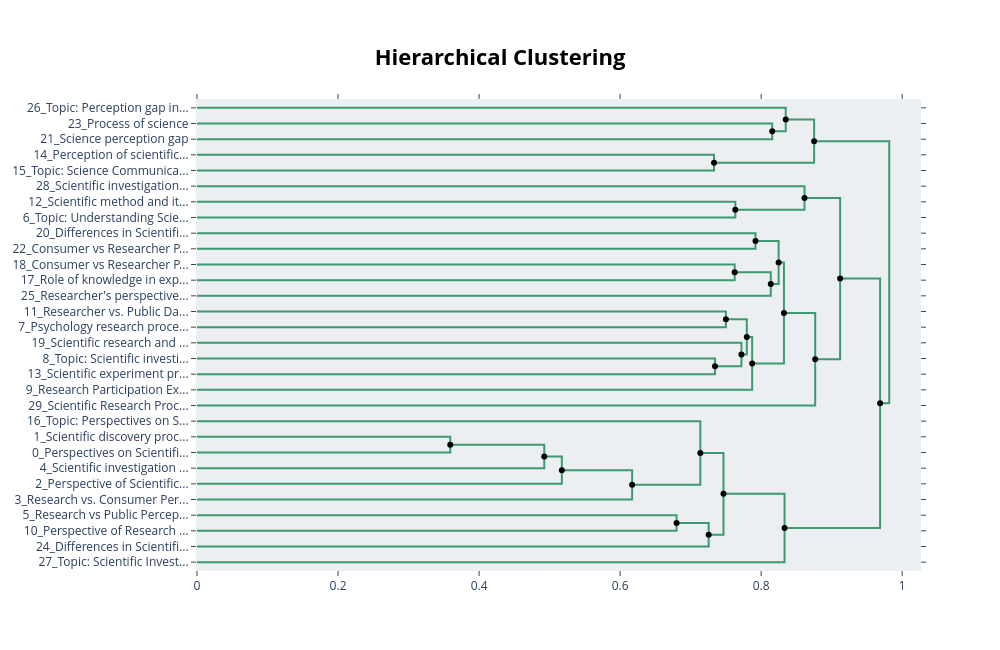

The code cell stored with this chart in its notebook:
### Code cell
q1_hierarchical_topics = q1_topic_model.hierarchical_topics(df.iloc[:, 13].dropna().astype(str).tolist())
q1_topic_model.visualize_hierarchy(hierarchical_topics=q1_hierarchical_topics)

### Figure 1 — Plotly figure (JSON) as saved in the notebook; plotly's stock layout.template omitted (floating-point values rounded to 4 significant figures)
{"data": [{"hoverinfo": "text", "marker": {"color": "rgb(61,153,112)"}, "mode": "lines", "text": ["Process of science", "", "", "Science perception gap"], "type": "scatter", "x": [0.0, 0.8157, 0.8157, 0.0], "xaxis": "x", "y": [-15.0, -15.0, -25.0, -25.0], "yaxis": "y"}, {"hoverinfo": "text", "marker": {"color": "rgb(61,153,112)"}, "mode": "lines", "text": ["Topic: Perception gap in science findings", "", "", "Perception of scientific process"], "type": "scatter", "x": [0.0, 0.8348, 0.8348, 0.8157], "xaxis": "x", "y": [-5.0, -5.0, -20.0, -20.0], "yaxis": "y"}, {"hoverinfo": "text", "marker": {"color": "rgb(61,153,112)"}, "mode": "lines", "text": ["Perception of scientific process", "", "", "Topic: Science Communication Gap"], "type": "scatter", "x": [0.0, 0.7332, 0.7332, 0.0], "xaxis": "x", "y": [-35.0, -35.0, -45.0, -45.0], "yaxis": "y"}, {"hoverinfo": "text", "marker": {"color": "rgb(61,153,112)"}, "mode": "lines", "text": ["Perspectives on scientific process", "", "", "Science perception gap"], "type": "scatter", "x": [0.8348, 0.8751, 0.8751, 0.7332], "xaxis": "x", "y": [-12.5, -12.5, -40.0, -40.0], "yaxis": "y"}, {"hoverinfo": "text", "marker": {"color": "rgb(61,153,112)"}, "mode": "lines", "text": ["Scientific method and its misconduct", "", "", "Topic: Understanding Science Processes"], "type": "scatter", "x": [0.0, 0.7634, 0.7634, 0.0], "xaxis": "x", "y": [-65.0, -65.0, -75.0, -75.0], "yaxis": "y"}, {"hoverinfo": "text", "marker": {"color": "rgb(61,153,112)"}, "mode": "lines", "text": ["Scientific investigation process", "", "", "Scientific investigation process"], "type": "scatter", "x": [0.0, 0.8615, 0.8615, 0.7634], "xaxis": "x", "y": [-55.0, -55.0, -70.0, -70.0], "yaxis": "y"}, {"hoverinfo": "text", "marker": {"color": "rgb(61,153,112)"}, "mode": "lines", "text": ["Differences in Scientific Investigation Perspectives", "", "", "Consumer vs Researcher Perspective on Scientific Results"], "type": "scatter", "x": [0.0, 0.792, 0.792, 0.0], "xaxis": "x", "y": [-85.0, -85.0, -95.0, -95.0], "yaxis": "y"}, {"hoverinfo": "text", "marker": {"color": "rgb(61,153,112)"}, "mode": "lines", "text": ["Consumer vs Researcher Perspectives on Experimentation", "", "", "Role of knowledge in experimental design"], "type": "scatter", "x": [0.0, 0.7624, 0.7624, 0.0], "xaxis": "x", "y": [-105.0, -105.0, -115.0, -115.0], "yaxis": "y"}, {"hoverinfo": "text", "marker": {"color": "rgb(61,153,112)"}, "mode": "lines", "text": ["Perspective of researchers versus consumers in experiments", "", "", "Researcher's perspective on scientific investigation"], "type": "scatter", "x": [0.7624, 0.8137, 0.8137, 0.0], "xaxis": "x", "y": [-110.0, -110.0, -125.0, -125.0], "yaxis": "y"}, {"hoverinfo": "text", "marker": {"color": "rgb(61,153,112)"}, "mode": "lines", "text": ["Scientific investigation process", "", "", "Scientific process and research"], "type": "scatter", "x": [0.792, 0.8248, 0.8248, 0.8137], "xaxis": "x", "y": [-90.0, -90.0, -117.5, -117.5], "yaxis": "y"}, {"hoverinfo": "text", "marker": {"color": "rgb(61,153,112)"}, "mode": "lines", "text": ["Researcher vs. Public Data Understanding", "", "", "Psychology research process understanding"], "type": "scatter", "x": [0.0, 0.75, 0.75, 0.0], "xaxis": "x", "y": [-135.0, -135.0, -145.0, -145.0], "yaxis": "y"}, {"hoverinfo": "text", "marker": {"color": "rgb(61,153,112)"}, "mode": "lines", "text": ["Topic: Scientific investigation and hypothesis testing", "", "", "Scientific experiment process"], "type": "scatter", "x": [0.0, 0.7346, 0.7346, 0.0], "xaxis": "x", "y": [-165.0, -165.0, -175.0, -175.0], "yaxis": "y"}, {"hoverinfo": "text", "marker": {"color": "rgb(61,153,112)"}, "mode": "lines", "text": ["Scientific research and evidence", "", "", "Topic: Scientific Experiment Process"], "type": "scatter", "x": [0.0, 0.7721, 0.7721, 0.7346], "xaxis": "x", "y": [-155.0, -155.0, -170.0, -170.0], "yaxis": "y"}, {"hoverinfo": "text", "marker": {"color": "rgb(61,153,112)"}, "mode": "lines", "text": ["Understanding scientific research", "", "", "Scientific investigation process"], "type": "scatter", "x": [0.75, 0.7797, 0.7797, 0.7721], "xaxis": "x", "y": [-140.0, -140.0, -162.5, -162.5], "yaxis": "y"}, {"hoverinfo": "text", "marker": {"color": "rgb(61,153,112)"}, "mode": "lines", "text": ["Topic: Scientific Experimentation Processes", "", "", "Research Participation Experience"], "type": "scatter", "x": [0.7797, 0.7873, 0.7873, 0.0], "xaxis": "x", "y": [-151.2, -151.2, -185.0, -185.0], "yaxis": "y"}, {"hoverinfo": "text", "marker": {"color": "rgb(61,153,112)"}, "mode": "lines", "text": ["Scientific investigation process", "", "", "Scientific experiment process vs. public perspective"], "type": "scatter", "x": [0.8248, 0.8323, 0.8323, 0.7873], "xaxis": "x", "y": [-103.8, -103.8, -168.1, -168.1], "yaxis": "y"}, {"hoverinfo": "text", "marker": {"color": "rgb(61,153,112)"}, "mode": "lines", "text": ["Scientific investigation process", "", "", "Scientific Research Process"], "type": "scatter", "x": [0.8323, 0.8766, 0.8766, 0.0], "xaxis": "x", "y": [-135.9, -135.9, -195.0, -195.0], "yaxis": "y"}, {"hoverinfo": "text", "marker": {"color": "rgb(61,153,112)"}, "mode": "lines", "text": ["Process of scientific investigation", "", "", "Scientific investigation process"], "type": "scatter", "x": [0.8615, 0.912, 0.912, 0.8766], "xaxis": "x", "y": [-62.5, -62.5, -165.5, -165.5], "yaxis": "y"}, {"hoverinfo": "text", "marker": {"color": "rgb(61,153,112)"}, "mode": "lines", "text": ["Scientific discovery process vs public perception", "", "", "Perspectives on Scientific Investigation Process"], "type": "scatter", "x": [0.0, 0.3591, 0.3591, 0.0], "xaxis": "x", "y": [-215.0, -215.0, -225.0, -225.0], "yaxis": "y"}, {"hoverinfo": "text", "marker": {"color": "rgb(61,153,112)"}, "mode": "lines", "text": ["Topic: Scientific investigation process", "", "", "Scientific investigation perspectives"], "type": "scatter", "x": [0.3591, 0.4925, 0.4925, 0.0], "xaxis": "x", "y": [-220.0, -220.0, -235.0, -235.0], "yaxis": "y"}, {"hoverinfo": "text", "marker": {"color": "rgb(61,153,112)"}, "mode": "lines", "text": ["Researcher's vs Public's View of Scientific Investigation", "", "", "Perspective of Scientific Process"], "type": "scatter", "x": [0.4925, 0.5174, 0.5174, 0.0], "xaxis": "x", "y": [-227.5, -227.5, -245.0, -245.0], "yaxis": "y"}, {"hoverinfo": "text", "marker": {"color": "rgb(61,153,112)"}, "mode": "lines", "text": ["Topic: Perspectives on Scientific Investigation", "", "", "Research vs. Consumer Perspectives"], "type": "scatter", "x": [0.5174, 0.617, 0.617, 0.0], "xaxis": "x", "y": [-236.2, -236.2, -255.0, -255.0], "yaxis": "y"}, {"hoverinfo": "text", "marker": {"color": "rgb(61,153,112)"}, "mode": "lines", "text": ["Topic: Perspectives on Scientific Investigation Process", "", "", "Topic: Perspectives on Scientific Investigation"], "type": "scatter", "x": [0.0, 0.7137, 0.7137, 0.617], "xaxis": "x", "y": [-205.0, -205.0, -245.6, -245.6], "yaxis": "y"}, {"hoverinfo": "text", "marker": {"color": "rgb(61,153,112)"}, "mode": "lines", "text": ["Research vs Public Perception", "", "", "Perspective of Research vs General Public"], "type": "scatter", "x": [0.0, 0.68, 0.68, 0.0], "xaxis": "x", "y": [-265.0, -265.0, -275.0, -275.0], "yaxis": "y"}, {"hoverinfo": "text", "marker": {"color": "rgb(61,153,112)"}, "mode": "lines", "text": ["Perspective differences in research", "", "", "Differences in Scientific Investigation Perspectives"], "type": "scatter", "x": [0.68, 0.7256, 0.7256, 0.0], "xaxis": "x", "y": [-270.0, -270.0, -285.0, -285.0], "yaxis": "y"}, {"hoverinfo": "text", "marker": {"color": "rgb(61,153,112)"}, "mode": "lines", "text": ["Perspectives on Scientific Investigation", "", "", "Perspective on Research"], "type": "scatter", "x": [0.7137, 0.7466, 0.7466, 0.7256], "xaxis": "x", "y": [-225.3, -225.3, -277.5, -277.5], "yaxis": "y"}, {"hoverinfo": "text", "marker": {"color": "rgb(61,153,112)"}, "mode": "lines", "text": ["Topic: Perspectives on Scientific Investigation", "", "", "Topic: Scientific Investigation vs General Public Perspective"], "type": "scatter", "x": [0.7466, 0.8332, 0.8332, 0.0], "xaxis": "x", "y": [-251.4, -251.4, -295.0, -295.0], "yaxis": "y"}, {"hoverinfo": "text", "marker": {"color": "rgb(61,153,112)"}, "mode": "lines", "text": ["Topic: Scientific investigation process", "", "", "Perspective on Scientific Investigation"], "type": "scatter", "x": [0.912, 0.9687, 0.9687, 0.8332], "xaxis": "x", "y": [-114.0, -114.0, -273.2, -273.2], "yaxis": "y"}, {"hoverinfo": "text", "marker": {"color": "rgb(61,153,112)"}, "mode": "lines", "text": ["Topic: Scientific process misunderstanding", "", "", "Perspectives on Scientific Investigation"], "type": "scatter", "x": [0.8751, 0.9816, 0.9816, 0.9687], "xaxis": "x", "y": [-26.25, -26.25, -193.6, -193.6], "yaxis": "y"}, {"hoverinfo": "text", "hovertext": ["Perspectives on scientific process", "Perspective of researchers versus consumers in experiments", "Scientific investigation process", "Understanding scientific research", "Topic: Scientific Experimentation Processes", "Scientific investigation process", "Scientific investigation process", "Process of scientific investigation", "Topic: Scientific investigation process", "Researcher's vs Public's View of Scientific Investigation", "Topic: Perspectives on Scientific Investigation", "Perspective differences in research", "Perspectives on Scientific Investigation", "Topic: Perspectives on Scientific Investigation", "Topic: Scientific investigation process", "Topic: Scientific process misunderstanding"], "marker": {"color": "black"}, "mode": "markers", "showlegend": false, "type": "scatter", "x": [0.8348, 0.7624, 0.792, 0.75, 0.7797, 0.8248, 0.8323, 0.8615, 0.3591, 0.4925, 0.5174, 0.68, 0.7137, 0.7466, 0.912, 0.8751], "y": [-12.5, -110, -90, -140, -151.2, -103.8, -135.9, -62.5, -220, -227.5, -236.2, -270, -225.3, -251.4, -114.0, -26.25]}, {"hoverinfo": "text", "hovertext": ["Perception of scientific process", "Science perception gap", "Scientific investigation process", "Scientific process and research", "Topic: Scientific Experiment Process", "Scientific investigation process", "Scientific experiment process vs. public perspective", "Scientific investigation process", "Topic: Perspectives on Scientific Investigation", "Perspective on Research", "Perspective on Scientific Investigation", "Perspectives on Scientific Investigation"], "marker": {"color": "black"}, "mode": "markers", "showlegend": false, "type": "scatter", "x": [0.8157, 0.7332, 0.7634, 0.8137, 0.7346, 0.7721, 0.7873, 0.8766, 0.617, 0.7256, 0.8332, 0.9687], "y": [-20, -40, -70, -117.5, -170, -162.5, -168.1, -165.5, -245.6, -277.5, -273.2, -193.6]}], "layout": {"autosize": false, "height": 650, "hoverlabel": {"bgcolor": "white", "font": {"family": "Rockwell", "size": 16}}, "hovermode": "closest", "plot_bgcolor": "#ECEFF1", "showlegend": false, "title": {"font": {"color": "Black", "size": 22}, "text": "<b>Hierarchical Clustering</b>", "x": 0.5, "xanchor": "center", "yanchor": "top"}, "width": 1000, "xaxis": {"mirror": "allticks", "rangemode": "tozero", "showgrid": false, "showline": true, "showticklabels": true, "ticks": "outside", "type": "linear", "zeroline": false}, "yaxis": {"mirror": "allticks", "range": [-300, 0], "rangemode": "tozero", "showgrid": false, "showline": true, "showticklabels": true, "tickmode": "array", "ticks": "outside", "ticktext": ["26_Topic: Perception gap in...", "23_Process of science", "21_Science perception gap", "14_Perception of scientific...", "15_Topic: Science Communica...", "28_Scientific investigation...", "12_Scientific method and it...", "6_Topic: Understanding Scie...", "20_Differences in Scientifi...", "22_Consumer vs Researcher P...", "18_Consumer vs Researcher P...", "17_Role of knowledge in exp...", "25_Researcher's perspective...", "11_Researcher vs. Public Da...", "7_Psychology research proce...", "19_Scientific research and ...", "8_Topic: Scientific investi...", "13_Scientific experiment pr...", "9_Research Participation Ex...", "29_Scientific Research Proc...", "16_Topic: Perspectives on S...", "1_Scientific discovery proc...", "0_Perspectives on Scientifi...", "4_Scientific investigation ...", "2_Perspective of Scientific...", "3_Research vs. Consumer Per...", "5_Research vs Public Percep...", "10_Perspective of Research ...", "24_Differences in Scientifi...", "27_Topic: Scientific Invest..."], "tickvals": [-5, -15, -25, -35, -45, -55, -65, -75, -85, -95, -105, -115, -125, -135, -145, -155, -165, -175, -185, -195, -205, -215, -225, -235, -245, -255, -265, -275, -285, -295], "type": "linear", "zeroline": false}}}
